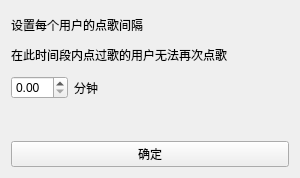
<?xml version="1.0" encoding="UTF-8"?>
<ui version="4.0">
 <class>Form</class>
 <widget class="QWidget" name="Form">
  <property name="geometry">
   <rect>
    <x>0</x>
    <y>0</y>
    <width>300</width>
    <height>178</height>
   </rect>
  </property>
  <property name="windowTitle">
   <string>冷却时间</string>
  </property>
  <layout class="QVBoxLayout" name="verticalLayout">
   <item>
    <widget class="QLabel" name="label">
     <property name="text">
      <string>&lt;html&gt;&lt;head/&gt;&lt;body&gt;&lt;p&gt;设置每个用户的点歌间隔&lt;/p&gt;&lt;p&gt;在此时间段内点过歌的用户无法再次点歌&lt;/p&gt;&lt;/body&gt;&lt;/html&gt;</string>
     </property>
    </widget>
   </item>
   <item>
    <layout class="QFormLayout" name="formLayout">
     <item row="0" column="0">
      <widget class="QDoubleSpinBox" name="doubleSpinBox"/>
     </item>
     <item row="0" column="1">
      <widget class="QLabel" name="label_2">
       <property name="text">
        <string>分钟</string>
       </property>
      </widget>
     </item>
    </layout>
   </item>
   <item>
    <widget class="QPushButton" name="pushButton">
     <property name="text">
      <string>确定</string>
     </property>
    </widget>
   </item>
  </layout>
 </widget>
 <resources/>
 <connections/>
</ui>
